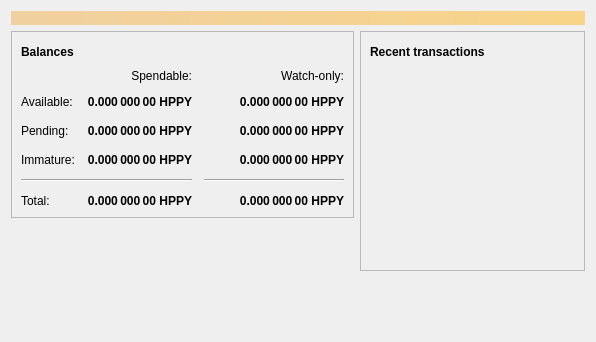
<?xml version="1.0" encoding="UTF-8"?>
<ui version="4.0">
 <class>OverviewPage</class>
 <widget class="QWidget" name="OverviewPage">
  <property name="geometry">
   <rect>
    <x>0</x>
    <y>0</y>
    <width>596</width>
    <height>342</height>
   </rect>
  </property>
  <property name="windowTitle">
   <string>Form</string>
  </property>
  <layout class="QVBoxLayout" name="topLayout">
   <item>
    <widget class="QLabel" name="labelAlerts">
     <property name="visible">
      <bool>false</bool>
     </property>
     <property name="styleSheet">
      <string notr="true">QLabel { background-color: qlineargradient(x1: 0, y1: 0, x2: 1, y2: 0, stop:0 #F0D0A0, stop:1 #F8D488); color:#000000; }</string>
     </property>
     <property name="wordWrap">
      <bool>true</bool>
     </property>
     <property name="margin">
      <number>3</number>
     </property>
     <property name="textInteractionFlags">
      <set>Qt::TextSelectableByMouse</set>
     </property>
    </widget>
   </item>
   <item>
    <layout class="QHBoxLayout" name="horizontalLayout" stretch="1,1">
     <item>
      <layout class="QVBoxLayout" name="verticalLayout_2">
       <item>
        <widget class="QFrame" name="frame">
         <property name="frameShape">
          <enum>QFrame::StyledPanel</enum>
         </property>
         <property name="frameShadow">
          <enum>QFrame::Raised</enum>
         </property>
         <layout class="QVBoxLayout" name="verticalLayout_4">
          <item>
           <layout class="QHBoxLayout" name="horizontalLayout_4">
            <item>
             <widget class="QLabel" name="label_5">
              <property name="font">
               <font>
                <weight>75</weight>
                <bold>true</bold>
               </font>
              </property>
              <property name="text">
               <string>Balances</string>
              </property>
             </widget>
            </item>
            <item>
             <widget class="QPushButton" name="labelWalletStatus">
              <property name="enabled">
               <bool>true</bool>
              </property>
              <property name="maximumSize">
               <size>
                <width>30</width>
                <height>16777215</height>
               </size>
              </property>
              <property name="toolTip">
               <string>The displayed information may be out of date. Your wallet automatically synchronizes with the HAPPY network after a connection is established, but this process has not completed yet.</string>
              </property>
              <property name="text">
               <string/>
              </property>
              <property name="icon">
               <iconset resource="../bitcoin.qrc">
                <normaloff>:/icons/warning</normaloff>
                <disabledoff>:/icons/warning</disabledoff>:/icons/warning</iconset>
              </property>
              <property name="iconSize">
               <size>
                <width>24</width>
                <height>24</height>
               </size>
              </property>
              <property name="flat">
               <bool>true</bool>
              </property>
             </widget>
            </item>
            <item>
             <spacer name="horizontalSpacer_3">
              <property name="orientation">
               <enum>Qt::Horizontal</enum>
              </property>
              <property name="sizeHint" stdset="0">
               <size>
                <width>40</width>
                <height>20</height>
               </size>
              </property>
             </spacer>
            </item>
           </layout>
          </item>
          <item>
           <layout class="QGridLayout" name="gridLayout">
            <property name="spacing">
             <number>12</number>
            </property>
            <item row="2" column="2">
             <widget class="QLabel" name="labelWatchPending">
              <property name="font">
               <font>
                <weight>75</weight>
                <bold>true</bold>
               </font>
              </property>
              <property name="cursor">
               <cursorShape>IBeamCursor</cursorShape>
              </property>
              <property name="toolTip">
               <string>Unconfirmed transactions to watch-only addresses</string>
              </property>
              <property name="text">
               <string notr="true">0.000 000 00 HPPY</string>
              </property>
              <property name="alignment">
               <set>Qt::AlignRight|Qt::AlignTrailing|Qt::AlignVCenter</set>
              </property>
              <property name="textInteractionFlags">
               <set>Qt::LinksAccessibleByMouse|Qt::TextSelectableByKeyboard|Qt::TextSelectableByMouse</set>
              </property>
             </widget>
            </item>
            <item row="2" column="1">
             <widget class="QLabel" name="labelUnconfirmed">
              <property name="font">
               <font>
                <weight>75</weight>
                <bold>true</bold>
               </font>
              </property>
              <property name="cursor">
               <cursorShape>IBeamCursor</cursorShape>
              </property>
              <property name="toolTip">
               <string>Total of transactions that have yet to be confirmed, and do not yet count toward the spendable balance</string>
              </property>
              <property name="text">
               <string notr="true">0.000 000 00 HPPY</string>
              </property>
              <property name="alignment">
               <set>Qt::AlignRight|Qt::AlignTrailing|Qt::AlignVCenter</set>
              </property>
              <property name="textInteractionFlags">
               <set>Qt::LinksAccessibleByMouse|Qt::TextSelectableByKeyboard|Qt::TextSelectableByMouse</set>
              </property>
             </widget>
            </item>
            <item row="3" column="2">
             <widget class="QLabel" name="labelWatchImmature">
              <property name="font">
               <font>
                <weight>75</weight>
                <bold>true</bold>
               </font>
              </property>
              <property name="cursor">
               <cursorShape>IBeamCursor</cursorShape>
              </property>
              <property name="toolTip">
               <string>Mined balance in watch-only addresses that has not yet matured</string>
              </property>
              <property name="text">
               <string notr="true">0.000 000 00 HPPY</string>
              </property>
              <property name="alignment">
               <set>Qt::AlignRight|Qt::AlignTrailing|Qt::AlignVCenter</set>
              </property>
              <property name="textInteractionFlags">
               <set>Qt::LinksAccessibleByMouse|Qt::TextSelectableByKeyboard|Qt::TextSelectableByMouse</set>
              </property>
             </widget>
            </item>
            <item row="4" column="0" colspan="2">
             <widget class="Line" name="line">
              <property name="orientation">
               <enum>Qt::Horizontal</enum>
              </property>
             </widget>
            </item>
            <item row="4" column="2">
             <widget class="Line" name="lineWatchBalance">
              <property name="sizePolicy">
               <sizepolicy hsizetype="Preferred" vsizetype="Fixed">
                <horstretch>0</horstretch>
                <verstretch>0</verstretch>
               </sizepolicy>
              </property>
              <property name="minimumSize">
               <size>
                <width>140</width>
                <height>0</height>
               </size>
              </property>
              <property name="orientation">
               <enum>Qt::Horizontal</enum>
              </property>
             </widget>
            </item>
            <item row="5" column="0">
             <widget class="QLabel" name="labelTotalText">
              <property name="text">
               <string>Total:</string>
              </property>
             </widget>
            </item>
            <item row="3" column="1">
             <widget class="QLabel" name="labelImmature">
              <property name="font">
               <font>
                <weight>75</weight>
                <bold>true</bold>
               </font>
              </property>
              <property name="cursor">
               <cursorShape>IBeamCursor</cursorShape>
              </property>
              <property name="toolTip">
               <string>Mined balance that has not yet matured</string>
              </property>
              <property name="text">
               <string notr="true">0.000 000 00 HPPY</string>
              </property>
              <property name="alignment">
               <set>Qt::AlignRight|Qt::AlignTrailing|Qt::AlignVCenter</set>
              </property>
              <property name="textInteractionFlags">
               <set>Qt::LinksAccessibleByMouse|Qt::TextSelectableByKeyboard|Qt::TextSelectableByMouse</set>
              </property>
             </widget>
            </item>
            <item row="2" column="3">
             <spacer name="horizontalSpacer_2">
              <property name="orientation">
               <enum>Qt::Horizontal</enum>
              </property>
              <property name="sizeHint" stdset="0">
               <size>
                <width>40</width>
                <height>20</height>
               </size>
              </property>
             </spacer>
            </item>
            <item row="3" column="0">
             <widget class="QLabel" name="labelImmatureText">
              <property name="text">
               <string>Immature:</string>
              </property>
             </widget>
            </item>
            <item row="5" column="1">
             <widget class="QLabel" name="labelTotal">
              <property name="font">
               <font>
                <weight>75</weight>
                <bold>true</bold>
               </font>
              </property>
              <property name="cursor">
               <cursorShape>IBeamCursor</cursorShape>
              </property>
              <property name="toolTip">
               <string>Your current total balance</string>
              </property>
              <property name="text">
               <string notr="true">0.000 000 00 HPPY</string>
              </property>
              <property name="alignment">
               <set>Qt::AlignRight|Qt::AlignTrailing|Qt::AlignVCenter</set>
              </property>
              <property name="textInteractionFlags">
               <set>Qt::LinksAccessibleByMouse|Qt::TextSelectableByKeyboard|Qt::TextSelectableByMouse</set>
              </property>
             </widget>
            </item>
            <item row="5" column="2">
             <widget class="QLabel" name="labelWatchTotal">
              <property name="font">
               <font>
                <weight>75</weight>
                <bold>true</bold>
               </font>
              </property>
              <property name="cursor">
               <cursorShape>IBeamCursor</cursorShape>
              </property>
              <property name="toolTip">
               <string>Current total balance in watch-only addresses</string>
              </property>
              <property name="text">
               <string notr="true">0.000 000 00 HPPY</string>
              </property>
              <property name="alignment">
               <set>Qt::AlignRight|Qt::AlignTrailing|Qt::AlignVCenter</set>
              </property>
              <property name="textInteractionFlags">
               <set>Qt::LinksAccessibleByMouse|Qt::TextSelectableByKeyboard|Qt::TextSelectableByMouse</set>
              </property>
             </widget>
            </item>
            <item row="0" column="2">
             <widget class="QLabel" name="labelWatchonly">
              <property name="text">
               <string>Watch-only:</string>
              </property>
              <property name="alignment">
               <set>Qt::AlignRight|Qt::AlignTrailing|Qt::AlignVCenter</set>
              </property>
             </widget>
            </item>
            <item row="1" column="0">
             <widget class="QLabel" name="labelBalanceText">
              <property name="text">
               <string>Available:</string>
              </property>
             </widget>
            </item>
            <item row="1" column="1">
             <widget class="QLabel" name="labelBalance">
              <property name="font">
               <font>
                <weight>75</weight>
                <bold>true</bold>
               </font>
              </property>
              <property name="cursor">
               <cursorShape>IBeamCursor</cursorShape>
              </property>
              <property name="toolTip">
               <string>Your current spendable balance</string>
              </property>
              <property name="text">
               <string notr="true">0.000 000 00 HPPY</string>
              </property>
              <property name="alignment">
               <set>Qt::AlignRight|Qt::AlignTrailing|Qt::AlignVCenter</set>
              </property>
              <property name="textInteractionFlags">
               <set>Qt::LinksAccessibleByMouse|Qt::TextSelectableByKeyboard|Qt::TextSelectableByMouse</set>
              </property>
             </widget>
            </item>
            <item row="1" column="2">
             <widget class="QLabel" name="labelWatchAvailable">
              <property name="font">
               <font>
                <weight>75</weight>
                <bold>true</bold>
               </font>
              </property>
              <property name="cursor">
               <cursorShape>IBeamCursor</cursorShape>
              </property>
              <property name="toolTip">
               <string>Your current balance in watch-only addresses</string>
              </property>
              <property name="text">
               <string notr="true">0.000 000 00 HPPY</string>
              </property>
              <property name="alignment">
               <set>Qt::AlignRight|Qt::AlignTrailing|Qt::AlignVCenter</set>
              </property>
              <property name="textInteractionFlags">
               <set>Qt::LinksAccessibleByMouse|Qt::TextSelectableByKeyboard|Qt::TextSelectableByMouse</set>
              </property>
             </widget>
            </item>
            <item row="2" column="0">
             <widget class="QLabel" name="labelPendingText">
              <property name="text">
               <string>Pending:</string>
              </property>
             </widget>
            </item>
            <item row="0" column="1">
             <widget class="QLabel" name="labelSpendable">
              <property name="text">
               <string>Spendable:</string>
              </property>
              <property name="alignment">
               <set>Qt::AlignRight|Qt::AlignTrailing|Qt::AlignVCenter</set>
              </property>
             </widget>
            </item>
           </layout>
          </item>
         </layout>
        </widget>
       </item>
       <item>
        <spacer name="verticalSpacer">
         <property name="orientation">
          <enum>Qt::Vertical</enum>
         </property>
         <property name="sizeHint" stdset="0">
          <size>
           <width>20</width>
           <height>40</height>
          </size>
         </property>
        </spacer>
       </item>
      </layout>
     </item>
     <item>
      <layout class="QVBoxLayout" name="verticalLayout_3">
       <item>
        <widget class="QFrame" name="frame_2">
         <property name="frameShape">
          <enum>QFrame::StyledPanel</enum>
         </property>
         <property name="frameShadow">
          <enum>QFrame::Raised</enum>
         </property>
         <layout class="QVBoxLayout" name="verticalLayout">
          <item>
           <layout class="QHBoxLayout" name="horizontalLayout_2">
            <item>
             <widget class="QLabel" name="label_4">
              <property name="font">
               <font>
                <weight>75</weight>
                <bold>true</bold>
               </font>
              </property>
              <property name="text">
               <string>Recent transactions</string>
              </property>
             </widget>
            </item>
            <item>
             <widget class="QPushButton" name="labelTransactionsStatus">
              <property name="enabled">
               <bool>true</bool>
              </property>
              <property name="maximumSize">
               <size>
                <width>30</width>
                <height>16777215</height>
               </size>
              </property>
              <property name="toolTip">
               <string>The displayed information may be out of date. Your wallet automatically synchronizes with the HAPPY network after a connection is established, but this process has not completed yet.</string>
              </property>
              <property name="text">
               <string/>
              </property>
              <property name="icon">
               <iconset resource="../bitcoin.qrc">
                <normaloff>:/icons/warning</normaloff>
                <disabledoff>:/icons/warning</disabledoff>:/icons/warning</iconset>
              </property>
              <property name="iconSize">
               <size>
                <width>24</width>
                <height>24</height>
               </size>
              </property>
              <property name="flat">
               <bool>true</bool>
              </property>
             </widget>
            </item>
            <item>
             <spacer name="horizontalSpacer">
              <property name="orientation">
               <enum>Qt::Horizontal</enum>
              </property>
              <property name="sizeHint" stdset="0">
               <size>
                <width>40</width>
                <height>20</height>
               </size>
              </property>
             </spacer>
            </item>
           </layout>
          </item>
          <item>
           <widget class="QListView" name="listTransactions">
            <property name="styleSheet">
             <string notr="true">QListView { background: transparent; }</string>
            </property>
            <property name="frameShape">
             <enum>QFrame::NoFrame</enum>
            </property>
            <property name="verticalScrollBarPolicy">
             <enum>Qt::ScrollBarAlwaysOff</enum>
            </property>
            <property name="horizontalScrollBarPolicy">
             <enum>Qt::ScrollBarAlwaysOff</enum>
            </property>
            <property name="selectionMode">
             <enum>QAbstractItemView::NoSelection</enum>
            </property>
           </widget>
          </item>
         </layout>
        </widget>
       </item>
       <item>
        <spacer name="verticalSpacer_2">
         <property name="orientation">
          <enum>Qt::Vertical</enum>
         </property>
         <property name="sizeHint" stdset="0">
          <size>
           <width>20</width>
           <height>40</height>
          </size>
         </property>
        </spacer>
       </item>
      </layout>
     </item>
    </layout>
   </item>
  </layout>
 </widget>
 <resources/>
 <connections/>
</ui>
